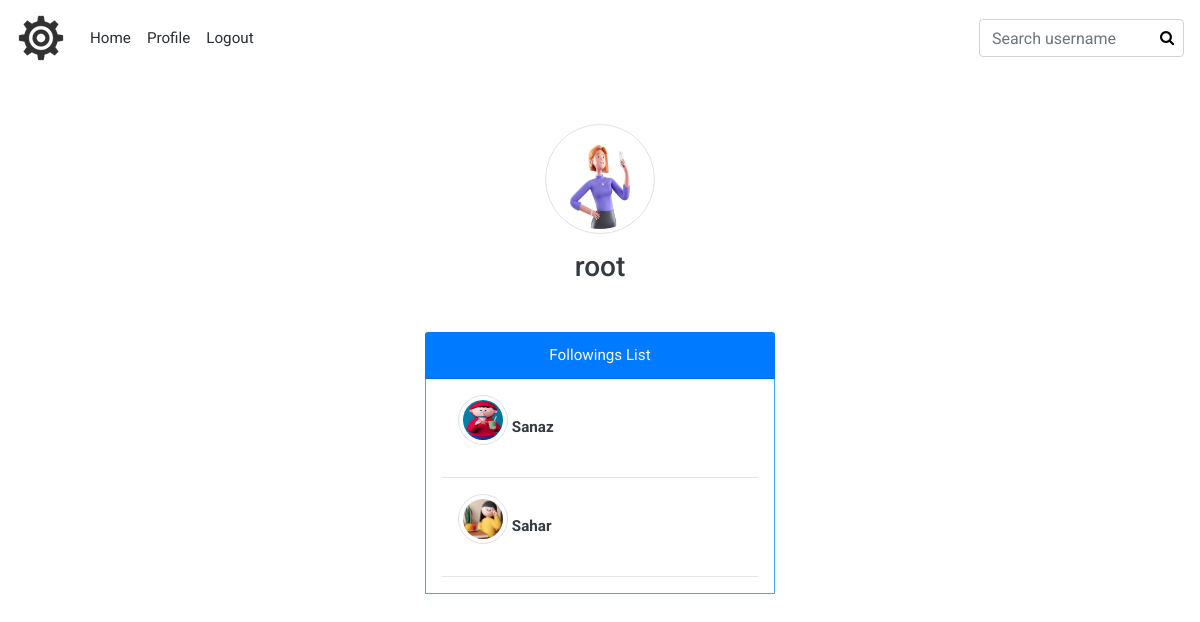
Screenshot of /account/followings/3/ (signed in) with the database file from the repository.
### account/models.py (models this page shows, shortened)
class Profile(models.Model):
    user = models.OneToOneField(User, on_delete=models.CASCADE)
    bio = models.CharField(max_length= 250 ,null=True, blank=True)
    avatar = models.ImageField(blank=True, null=True, upload_to='avatar')

class Relation(models.Model):
    from_user = models.ForeignKey(User, on_delete=models.CASCADE, related_name='followers')
    to_user = models.ForeignKey(User, on_delete=models.CASCADE, related_name='following')
    created = models.DateField(auto_now_add=True)

### account/views.py (the view)
# urls.py: path('followings/<int:user_id>/', views.UserFollowingView.as_view(), name='user_followings'),
class UserFollowingView(LoginRequiredMixin, View):
    def get(self, request, user_id):
        user = get_object_or_404(User, pk=user_id)
        relation = Relation.objects.filter(from_user=user)
        if relation.exists():
            context = {
                'user': user,
                'relation': relation,
            }
            return render(request,'account/user_following_list.html',context)
        else:
            messages.error(request,'This user not following yet','danger')
        return redirect('account:user_profile', user.id)

### account/templates/account/user_following_list.html (shortened to what this page needs)
{% extends 'base.html' %}
{% load static %}
{% block content %}
    <div class="mt-5">
        {% if user.profile.avatar %}
            <img src="{{ user.profile.avatar.url }}" class="img-thumbnail img-fluid rounded-circle d-block mx-auto mb-3" style="width: 110px; height: 110px;">
        {% else %}
            <img src="{% static 'img/Avatar.png' %}" class="img-thumbnail img-fluid rounded-circle d-block mx-auto mb-3" style="width: 110px; height: 110px;">
        {% endif %}
        <h3 class="text-center text-dark mb-4">{{ user.username }}</h3>
    </div>
    <div class="row mt-5">
        <div class="col-md-4"></div>
        <div class="col-md-4 ">
            <div class="card-header bg-primary text-center text-light">Followings List</div>
            <div class="followerlist pt-3 px-3">
                {% for rel in relation %}
                    {% if rel.to_user.profile.avatar %}
                        <img src="{{ rel.to_user.profile.avatar.url }}" class="img-thumbnail img-fluid rounded-circle mb-3 ml-3" style="width: 50px; height: 50px;">
                    {% else %}
                        <img src="{% static 'img/Avatar.png' %}" class="img-thumbnail img-fluid rounded-circle mb-3 ml-3" style="width: 50px; height: 50px;">
                    {% endif %}
                    <a href="{% url 'account:user_profile' rel.to_user.id %}" class="card-link"><strong class="text-center text-dark mb-4">{{ rel.to_user.username }}</strong></a>
                    <hr>
                {% endfor %}
            </div>
        </div>
        <div class="col-md-4"></div>
    </div>
{% endblock %}

### static/css/style.css (style rules this page uses)
:root { --mainBlue: #40ACF1; --transparentBlue: rgba(64, 172, 241, 0.7); --mainWhite: #FFFFFF; --mainBlack: #292F36; --mainGrey: rgb(216, 214, 214); --mainYellow: #e3b505; }
body { margin: 0; padding: 0; font-family: 'Roboto', sans-serif; color: var(--mainBlack); background: var(--mainWhite); max-width: 100%; height: auto; font-size: 0.95rem; }
a { text-decoration: none; }
.followerlist { border: 1px solid var(--mainBlue); border-top: none; }

### rows the page displays
Relation: to_user.profile.avatar (picture), to_user.username "Sanaz"
Relation: to_user.profile.avatar (picture), to_user.username "Sahar"

### other values shown
{{ user.username }} "root"
